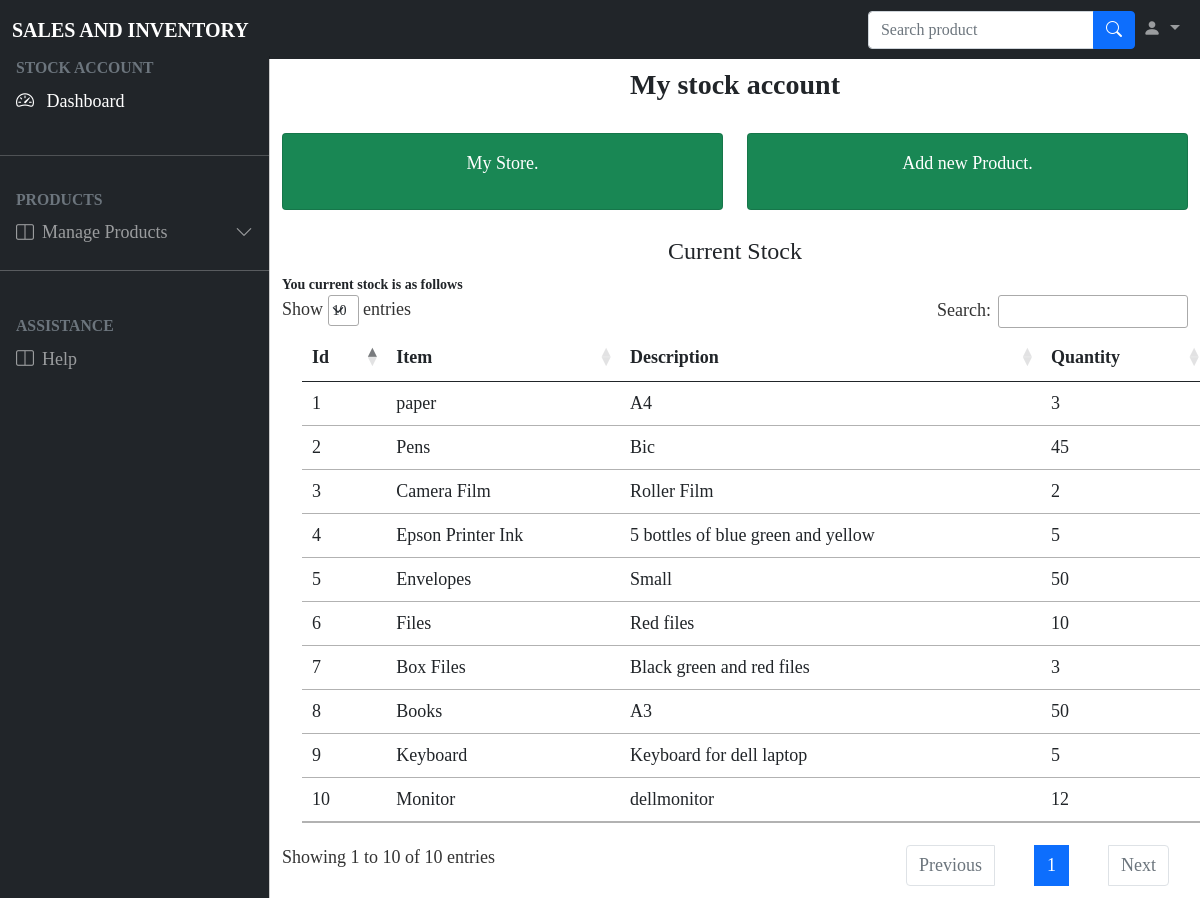
Before: /stockmanager.php (signed in) with the older database file.
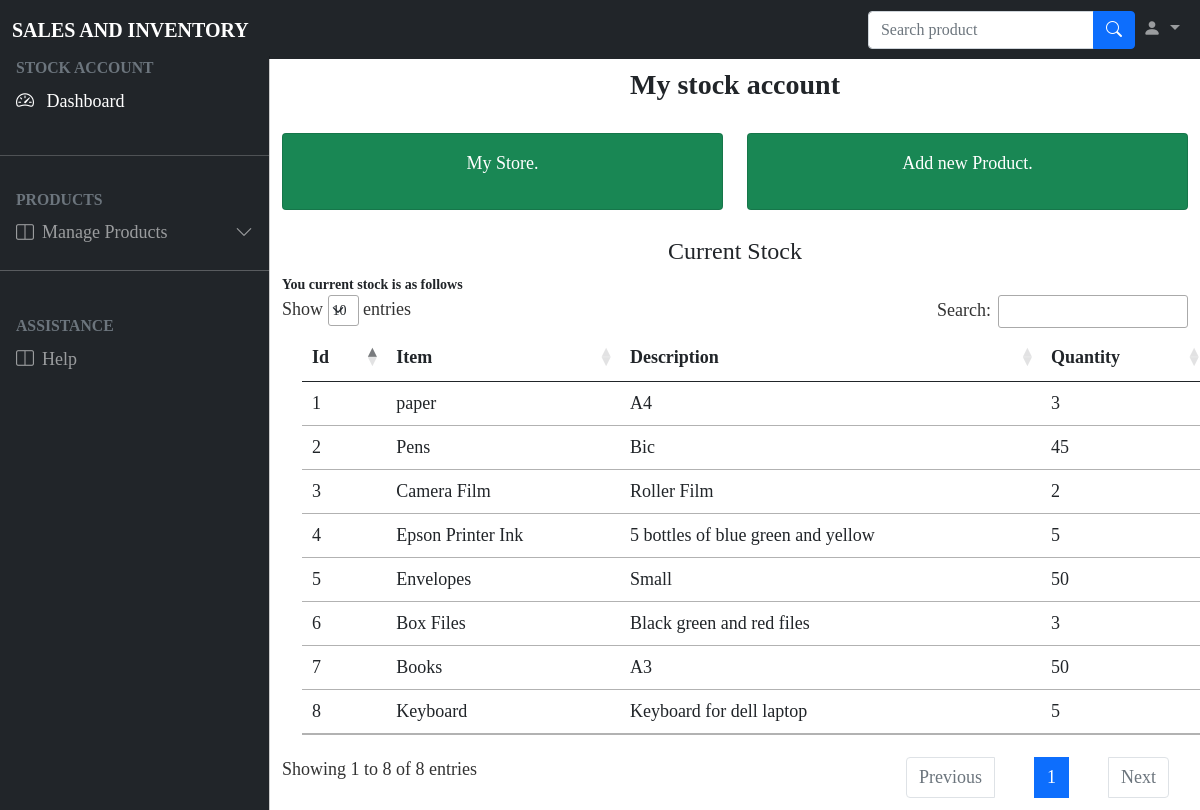
After: the same page with the newer database file.
### tables this page shows
CREATE TABLE `stock` (
  `id` int(11) NOT NULL,
  `name` varchar(50) NOT NULL,
  `descri` varchar(50) NOT NULL,
  `qtty` int(50) NOT NULL
);

### stockmanager.php (the view, shortened to what this page needs)
<!DOCTYPE html>
<html>
<head>
	<link rel="stylesheet" type="text/css" href="DataTables/datatables.min.css"/>
	<link rel="stylesheet" href="https://cdn.jsdelivr.net/npm/bootstrap-icons@1.8.3/font/bootstrap-icons.css">
	<link rel="stylesheet" type="text/css" href="bootstrap-5.0.2-dist/css/bootstrap.min.css">
	<link rel="stylesheet" type="text/css" href="DataTables/DataTables-1.12.1/css/dataTables.bootstrap5.min.css">
	<link rel="stylesheet" type="text/css" href="bootstrap-5.0.2-dist/css/style.css">
</head>
<body class="" style="font-family:cursive;font-size: large;">
	<nav class="navbar navbar-expand-lg navbar-dark bg-dark fixed-top">
	  <div class="container-fluid">
	    <a class="navbar-brand fw-bold text-uppercase me-auto" href="#">Sales and Inventory</a>
	    <div class="collapse navbar-collapse" id="navbarSupportedContent">
	      <form class="d-flex ms-auto" role="search">
	      	<div class="input-group my-3 my-lg-0">
	        	<input type="text" class="form-control" placeholder="Search product" aria-label="Recipient's username" aria-describedby="button-addon2">
			  	<button class="btn btn-primary" type="button" id="button-addon2"><i class="bi bi-search"></i></button>
			</div>
	      </form>
	      <ul class="navbar-nav mb-2 mb-lg-0">
	      	<li class="nav-item dropdown">
	          <a class="nav-link dropdown-toggle" href="#" id="navbarDropdown" role="button" data-bs-toggle="dropdown" aria-expanded="false">
	            <i class="bi bi-person-fill"></i>
	          </a>
	        </li>
	      </ul>
	    </div>
	  </div>
	</nav>
	<div class="offcanvas offcanvas-start sidebar-nav bg-dark text-white" tabindex="-1" id="offcanvasExample" aria-labelledby="offcanvasExampleLabel">
	  <div class="offcanvas-body p-0">
	  	<nav class="navbar-dark">
	  		<ul class="navbar-nav">
	  			<li>
	  				<div class="text-muted small fw-bold text-uppercase px-3">Stock account
	  				</div>
	  			</li>
	  			<li>
	  				<a href="#" class="nav-link px-3 active">
	  				<span class="me-2">
	  					<i class="bi bi-speedometer2"></i>
	  				</span>
	  				<span>Dashboard</span>
	  				</a>
	  			</li>
	  			<li class="my-4">
	  				<hr class="dropdown-divider">
	  			</li>
	  			<li>
	  				<div class="text-muted small fw-bold text-uppercase px-3">Products
	  				</div>
	  			</li>
	  			<li>
	  				<a class="nav-link px-3 sidebar-link" data-bs-toggle="collapse" href="#collapseExample" role="button" aria-expanded="false" aria-controls="collapseExample">
				    <span class="me-2">
	  					<i class="bi bi-layout-split"></i>
	  				</span>
	  				<span>Manage Products</span>
	  				<span class="right-icon ms-auto"><i class="bi bi-chevron-down"></i></span>
				  	</a>
				</li><hr><br>
				<li>
	  				<div class="text-muted small fw-bold text-uppercase px-3">Assistance
	  				</div>
	  			</li>
				<li>
	  				<a class="nav-link px-3 sidebar-link"  href="#collapseExample" role="button" aria-expanded="false" aria-controls="collapseExample">
				    <span class="me-2">
	  					<i class="bi bi-layout-split"></i>
	  				</span>
	  				<span>Help</span>
				  	</a>
				</li><br>
	  		</ul>
	  	</nav>
	  </div>
	</div>
	<main class="mt-5 pt-3">
		<div class="container-fluid" id="container">
			<div class="row">
				<div class="col-md-12 fw-bold fs-3 text-center">My stock account</div>
			</div><br>
			<div class="row">
				<div class="col" >
					<div class="card text-white bg-success mb-3 h-100"  >
						  <div class="card-body">
						    <p class="card-text text-center">My Store.</p>
						  </div>
					</div>
				</div>
				<div class="col">
					<div class="card text-white bg-success mb-3 h-100" >
						  <div class="card-body">
						    <p class="card-text text-center">Add new Product.</p>
						  </div>
					</div>
				</div>
			</div><br>
			<div class="row">
				<table id="sample" class="table caption-top" style="margin: 20px;">
				  <h4 class="text-center">Current Stock</h4>
				  <thead>
				    <tr>
				      <th scope="col">Id</th>
				      <th scope="col">Item</th>
				      <th scope="col">Description</th>
				      <th scope="col">Quantity</th>
				    </tr>
				  </thead>
				  <tbody>
				    <?php
		            include("config.php");
		            $mydb ="SELECT * FROM  stock";
		            $run=mysqli_query($dbconn,$mydb);
		            if(mysqli_num_rows($run) > 0){
		                echo "<div style='font-size:14px;'>"."<b>"."You current stock is as  follows"."</b>"."<div>";
		            	$a =0;
		                while($row=mysqli_fetch_array($run)){
		                    $name=$row[1];
		                    $descri  =$row[2];
		                    $qtty =$row[3];
		                    $a+=1;
		                  echo '<tr>';
		                    echo'<td>' . $a.'</td>';
		                    echo'<td>' .$name.'</td>';
		                    echo'<td>' .$descri.'</td>';
		                    echo'<td>' .$qtty.'</td>';
		                  echo '</tr>';
		                }
		            }else{
		            echo "<h3 >You have no current stock</h3>";
		            }
		            ?>
				  </tbody>
				</table>
			</div>
		</div>
	</main>
</body>
</html>

Changed rows visible on the page:
removed stock: name "Files", descri "Red files", qtty "10"
removed stock: name "Monitor", descri "dellmonitor", qtty "12"
Other visible differences:
text written by a page script: "Show entries Search: Showing 1 to 10 of 10 entries Previous 1 Next" → "Show entries Search: Showing 1 to 8 of 8 entries Previous 1 Next"
